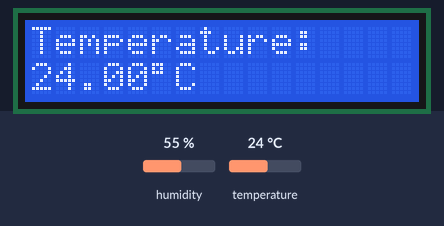
Bench run of a sketch on a simulated Arduino Uno, built with avr-gcc and run on an emulated ATmega328P. On the bench: 16×2 character LCD. The inputs (shaded band) are chosen by the test bench; at power-on: humidity 55 %, temperature 24 °C. What the sketch prints to the serial monitor is not drawn.

Above: at 1.2 s.
1.3 s: humidity set to 22 %
At 5.7 s:
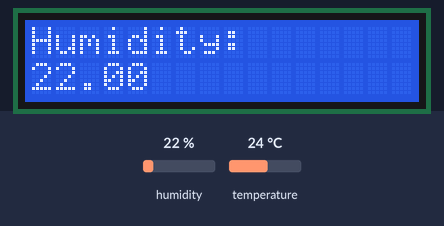
9.4 s: temperature set to 12 °C
At 12.5 s:
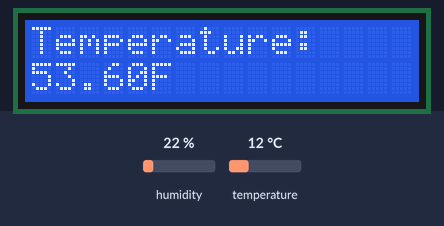
15.2 s: humidity set to 40 %
At 20.2 s:
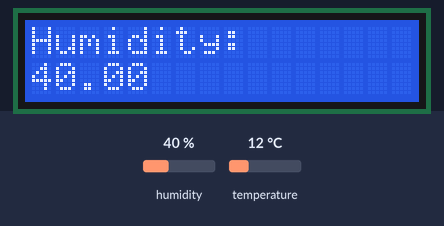
21.0 s: temperature set to 19 °C
At 26.1 s:
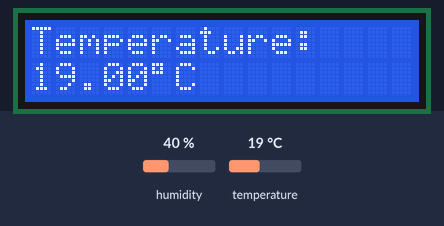
Timing chart, 0 to 27.6 s (numbered marks = the images above; inputs shaded):
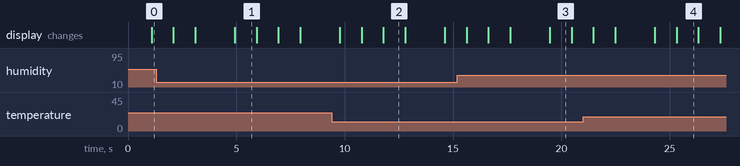

Measured:
- what the display in image 1 shows lasts 1.0 s, from 4.9 s to 5.9 s

The sketch:

Humidity_Meter.ino
```cpp
 //WEATHER STATION THAT MEASURES HUMIDITY AND TEMPERATURE.
 //Application can be found in agriculture(green house), farming, house.

#include<LiquidCrystal.h>
LiquidCrystal lcd(8,9,4,5,6,7);

#include "DHT.h"//imports library for dht11
#define DHTTYPE DHT11 //The sensore type you are using
#define DHTPIN 3//Renames pin 3 DHT11_PIN
DHT dht(DHTPIN, DHTTYPE); //Creates an object of dht11 class
float t,f,humidityValues;
char degreeSymbol = 223;
void setup() {
  // put your setup code here, to run once:
  lcd.begin(16,2);
  Serial.begin(9600);
  dht.begin();
}

void loop()
{
  // put your main code here, to run repeatedly:
  measureHumidity();//Calls the function 'measureHumidity'

  measureTemperature();//Calls the function 'measureTemperature'

  printReadings();
}
//Creating the function 'measureHumidity'
double measureHumidity()
{
   humidityValues = dht.readHumidity();//Function that gets humidity readings
}

//Creating the function 'measureTemperature()'
double measureTemperature()
{
   t= dht.readTemperature();//Reads in Celsius
  f = dht.readTemperature(true); //Reads in Fehrenheit
}
void printReadings()
{
  lcd.setCursor(0,0);
  lcd.print("Humidity: ");
  lcd.setCursor(0,1);
  lcd.print(humidityValues);
  delay(1000);
  lcd.clear();

  lcd.setCursor(0,0);
  lcd.print("Temperature: ");
  lcd.setCursor(0,1);
  lcd.print(t);
  lcd.print(degreeSymbol);
  lcd.print("C");
  delay(1000);
  lcd.clear();

  lcd.setCursor(0,0);
  lcd.print("Temperature: ");
  lcd.setCursor(0,1);
  lcd.print(f);
  lcd.print("F");
  delay(1000);
  lcd.clear();

  Serial.print("Temperature(in Celsius); ");
  Serial.println(t);
  Serial.println("degree Celsius");
  delay(900);

  Serial.print("Temperature(in Fehrenheit): ");
  Serial.print(f);
  Serial.println(" degree Fehrenheit");

  Serial.print("");

  Serial.print("Humidity: ");
  Serial.println(humidityValues);
  delay(900);
}
```
